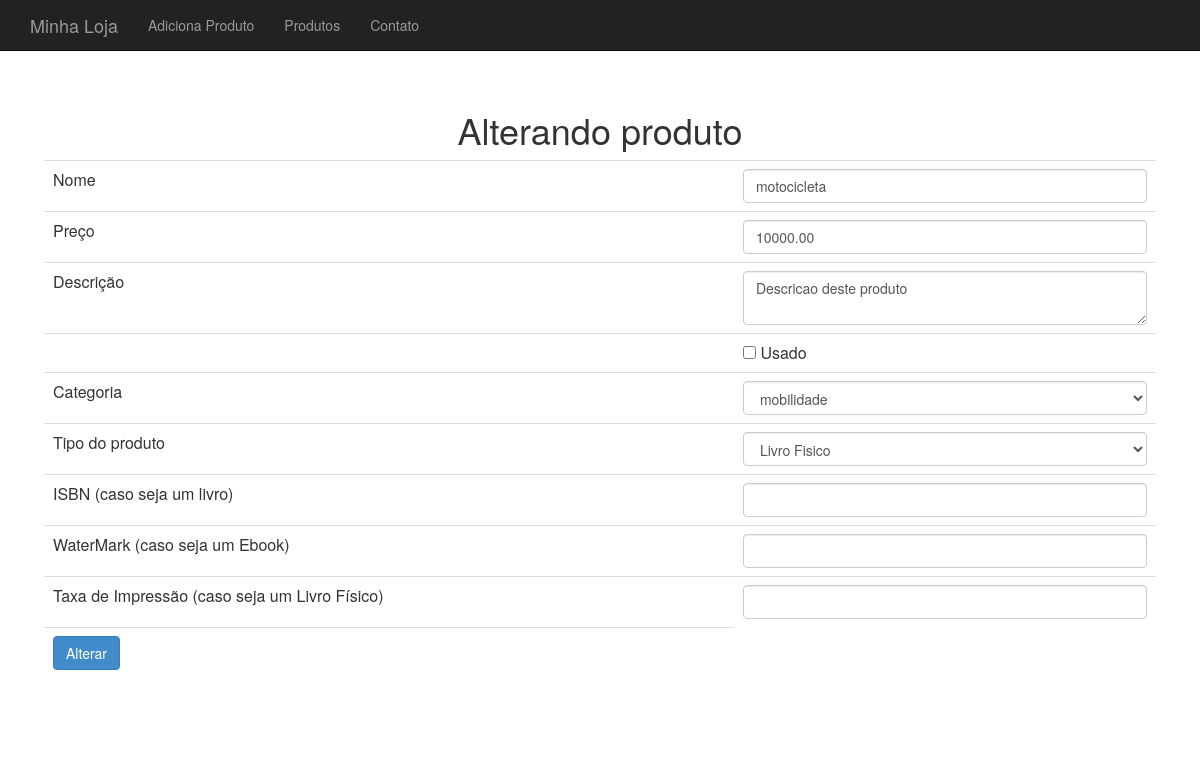
/produto-altera-formulario.php?id=2, run on the app's committed database.
### tables this page shows
CREATE TABLE `produtos` (
  `id` int(11) NOT NULL,
  `nome` varchar(255) NOT NULL,
  `preco` decimal(10,2) NOT NULL,
  `descricao` text,
  `categoria_id` int(11) DEFAULT NULL,
  `usado` tinyint(1) DEFAULT '0',
  `imagem` varchar(30) NOT NULL,
  `isbn` varchar(255) DEFAULT NULL,
  `tipoProduto` varchar(255) DEFAULT NULL,
  `waterMark` varchar(255) DEFAULT NULL,
  `taxaImpressao` varchar(255) DEFAULT NULL
);

### class/ProdutoDao.php (called while the page is built, shortened)
<?php
class ProdutoDao {
	private $conexao;
	function __construct($conexao) {
		$this->conexao = $conexao;
	}
		function buscaProduto($id) {
	    $query = "select * from produtos where id = {$id}";
	    $resultado = mysqli_query($this->conexao, $query);
	    $produto_buscado = mysqli_fetch_assoc($resultado);
	    $tipoProduto = $produto_buscado['tipoProduto'];
	    $produto_id = $produto_buscado['id'];
	    $categoria_id = $produto_buscado['categoria_id'];
	    $factory = new ProdutoFactory();
	    $produto = $factory->criaPor($tipoProduto, $produto_buscado);
	    $produto->atualizaBaseadoEm($produto_buscado);
	    $produto->setId($produto_id);
	    $produto->getCategoria()->setId($categoria_id);
	    return $produto;
	}
}
?>

### class/ProdutoFactory.php (called while the page is built, shortened)
<?php
	class ProdutoFactory {
    public function criaPor($tipoProduto, $params) {
        $nome = $params['nome'];
        $preco = $params['preco'];
        $descricao = $params['descricao'];
        $categoria = new Categoria();
        $usado = $params['usado'];
        return new LivroFisico($nome, $preco, $descricao, $categoria, $usado);
    }
}
 ?>

### class/Produto.php (called while the page is built, shortened)
<?php
abstract class Produto {
	private $nome;
	private $preco;
	private $descricao;
	private $categoria;
	private $usado;
	function __construct($nome, $preco, $descricao, Categoria $categoria, $usado) {
		$this->nome = $nome;
		$this->preco = $preco;
		$this->descricao = $descricao;
		$this->categoria = $categoria;
		$this->usado = $usado;
	}
	public function getNome() {
		return $this->nome;
	}
	public function getPreco() {
		return $this->preco;
	}
	public function getDescricao() {
		return $this->descricao;
	}
	public function getCategoria() {
		return $this->categoria;
	}
	public function isUsado() {
		return $this->usado;
	}
	public function setUsado($usado) {
		$this->usado = $usado;
	}
	public function temIsbn() {
		return $this instanceof Livro;
	}
	public function temTaxaImpressao() {
    	return $this instanceof LivroFisico;
	}
	public function temWaterMark() {
	    return $this instanceof Ebook;
	}
}
?>

### class/CategoriaDao.php (called while the page is built)
<?php
class CategoriaDao {
	private $conexao;
	function __construct($conexao) {
		$this->conexao = $conexao;
	}
	function listaCategorias() {
		$categorias = array();
		$query = "select * from categorias";
		$resultado = mysqli_query($this->conexao, $query);
		while($categoria_array = mysqli_fetch_assoc($resultado)) {
			$categoria = new Categoria();
			$categoria->setId($categoria_array['id']);
			$categoria->setNome($categoria_array['nome']);
			array_push($categorias, $categoria);
		}
		return $categorias;
	}
}
?>

### class/Categoria.php (called while the page is built)
<?php
class Categoria {
	private $id;
	private $nome;
	public function getId() {
		return $this->id;
	}
	public function setId($id) {
		$this->id = $id;
	}
	public function getNome() {
		return $this->nome;
	}
	public function setNome($nome) {
		$this->nome = $nome;
	}
}
?>

### class/Livro.php (called while the page is built, shortened)
<?php
abstract class Livro extends Produto {
	private $isbn;
	public function getIsbn() {
		return $this->isbn;
	}
	public function setIsbn($isbn) {
		$this->isbn = $isbn;
	}
}
?>

### class/LivroFisico.php (called while the page is built, shortened)
<?php
class LivroFisico extends Livro {
	private $taxaImpressao;
	public function getTaxaImpressao() {
	    return $this->taxaImpressao;
	}
	public function setTaxaImpressao($taxaImpressao) {
	    $this->taxaImpressao = $taxaImpressao;
	}
}
 ?>

### produto-formulario-base.php (the view)
<tr>
	<td>Nome</td>
	<td>
		<input class="form-control" type="text" name="nome"
			value="<?=$produto->getNome()?>">
	</td>
</tr>
<tr>
	<td>Preço</td>
	<td>
		<input class="form-control" type="number" step="0.01" name="preco"
			value="<?=$produto->getPreco()?>">
	</td>
</tr>
<tr>
	<td>Descrição</td>
	<td>
		<textarea class="form-control" name="descricao"><?=$produto->getDescricao()?></textarea>
	</td>
</tr>
<tr>
	<td></td>
	<td><input type="checkbox" name="usado" <?=$produto->isUsado()?> value="true"> Usado
</tr>
<tr>
	<td>Categoria</td>
	<td>
		<select name="categoria_id" class="form-control">
			<?php
			foreach($categorias as $categoria) :
				$essaEhACategoria = $produto->getCategoria()->getId() == $categoria->getId();
				$selecao = $essaEhACategoria ? "selected='selected'" : "";
			?>
				<option value="<?=$categoria->getId()?>" <?=$selecao?>>
					<?=$categoria->getNome()?>
				</option>
			<?php
			endforeach
			?>
		</select>
	</td>
</tr>
<tr>
	<td>Tipo do produto</td>
    <td>
        <select name="tipoProduto" class="form-control">
            <optgroup label="Livros">
                <?php
                $tipos = array("Livro Fisico", "Ebook");
                foreach($tipos as $tipo) :
                    $tipoSemEspaco = str_replace(' ', '', $tipo);
                    $esseEhOTipo = get_class($produto) == $tipoSemEspaco;
                    $selecaoTipo = $esseEhOTipo ? "selected='selected'" : "";
                ?>
                    <option value="<?=$tipoSemEspaco?>" <?=$selecaoTipo?>>
                        <?=$tipo?>
                    </option>
                <?php
                endforeach
                ?>
            </optgroup>
        </select>
    </td>
</tr>
<tr>
	<td>ISBN (caso seja um livro)</td>
	<td>
		<input type="text" name="isbn" class="form-control"
			value="<?php if ($produto->temIsbn()) { echo $produto->getIsbn(); } ?>" >
	</td>
</tr>
<tr>
    <td>WaterMark (caso seja um Ebook)</td>
    <td>
        <input type="text" class="form-control" name="waterMark"
            value="<?php if ($produto->temWaterMark()) { echo $produto->getWaterMark(); } ?>" />
    </td>
</tr>
<tr>
    <td>Taxa de Impressão (caso seja um Livro Físico)</td>
    <td>
        <input type="text" class="form-control" name="taxaImpressao"
            value="<?php if ($produto->temTaxaImpressao()) { echo $produto->getTaxaImpressao(); } ?>" />
    </td>
</tr>

### css/loja.css (style rules this page uses)
body { padding-top: 50px; }

### data on the page
produtos: nome "motocicleta", preco "10000.00", descricao "Descricao deste produto"

### other printed values
form field categoria_id "mobilidade"
form field tipoProduto "Livro Fisico"
